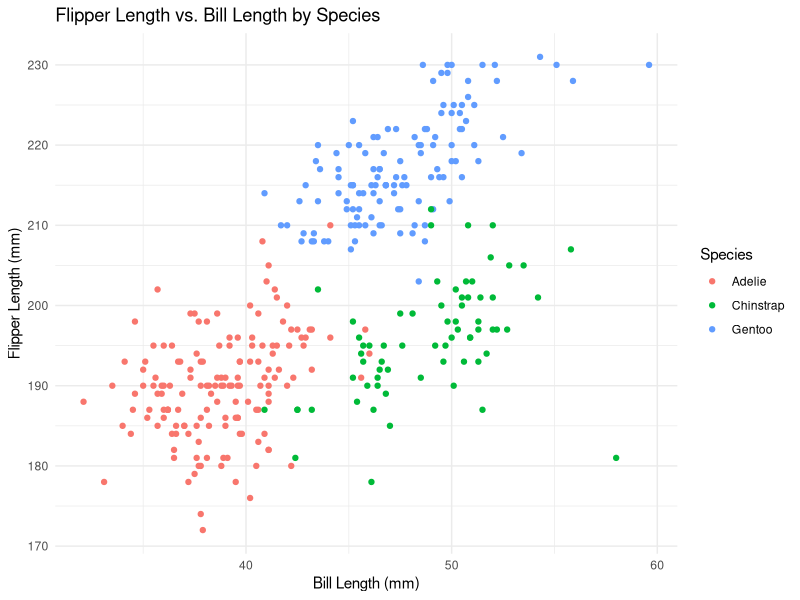
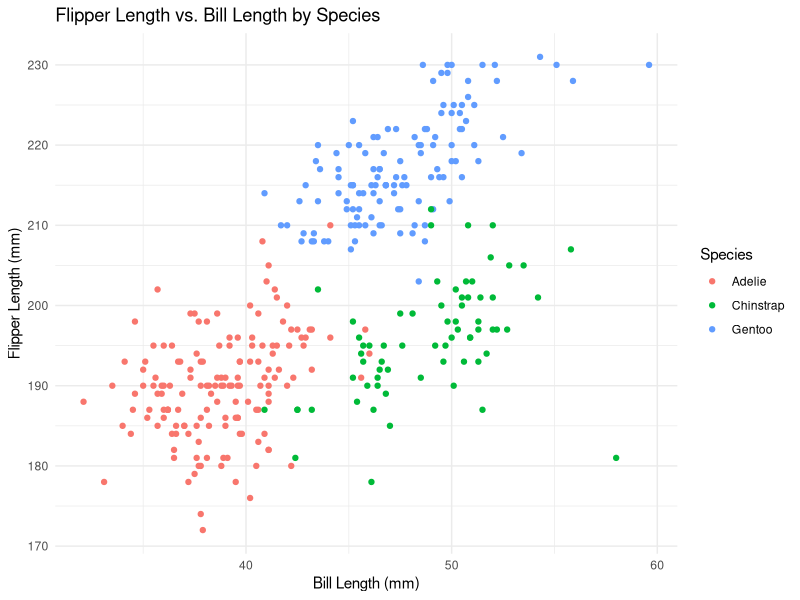

Write the R code that produced these figures, in order.
## ---- chunk 1
knitr::opts_chunk$set(echo = TRUE)
## ---- chunk 2
data("penguins", package = "palmerpenguins")
str(penguins)
summary(penguins)
## ---- chunk 3
library(ggplot2)

ggplot(data = penguins, aes(x = bill_length_mm, y = flipper_length_mm, color = species)) +
  geom_point() +
  labs(title = "Flipper Length vs. Bill Length by Species",
       x = "Bill Length (mm)",
       y = "Flipper Length (mm)",
       color = "Species") +
  theme_minimal()
ggsave("penguin_scatterplot.png")
## ---- chunk 4
set.seed(123)

random_sample <- rnorm(10)

# Create logical vector: TRUE if numeric_var > 0, else FALSE
logical_vector <- random_sample > 0

# Create character vector
character_vector <- c("Apple", "Banana", "Cherry", "Date", "Elderberry",
                      "Fig", "Grape", "Honeydew", "Ita Palm", "Jackfruit")

# Create factor vector with 3 levels
factor_levels <- c("Low", "Medium", "High")
factor_vector <- factor(rep(factor_levels, length.out = 10))

my_data <- data.frame(
  random_sample,
  logical_vector,
  character_vector,
  factor_vector
)
## ---- chunk 5
library(tidyverse)

# Mean of the numeric variable
mean_random_sample <- mean(pull(my_data, random_sample))
mean_random_sample

## ---- chunk 6
# Mean of the logical vector
mean_logical_vector <- mean(pull(my_data, logical_vector))
mean_logical_vector

## ---- chunk 7
# Mean of the character vector
mean_character_vector <- mean(pull(my_data, character_vector))

## ---- chunk 8
# Mean of the factor vector
mean_factor_vector <- mean(pull(my_data, factor_vector))

## ---- chunk 9
# Apply as.numeric to the logical vector
numeric_logical_vector <- as.numeric(my_data$logical_vector)

# Apply as.numeric to the character vector
numeric_character_vector <- as.numeric(my_data$character_vector)

# Apply as.numeric to the factor vector
numeric_factor_vector <- as.numeric(my_data$factor_vector)

